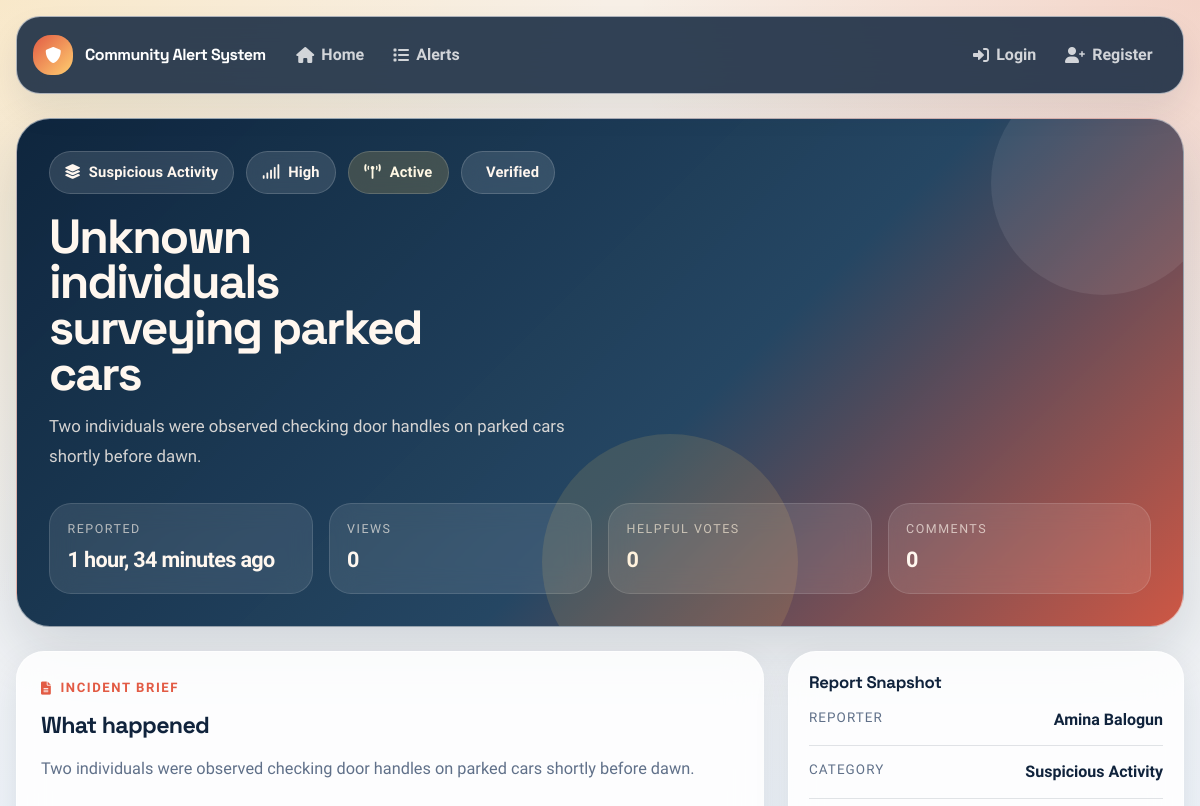
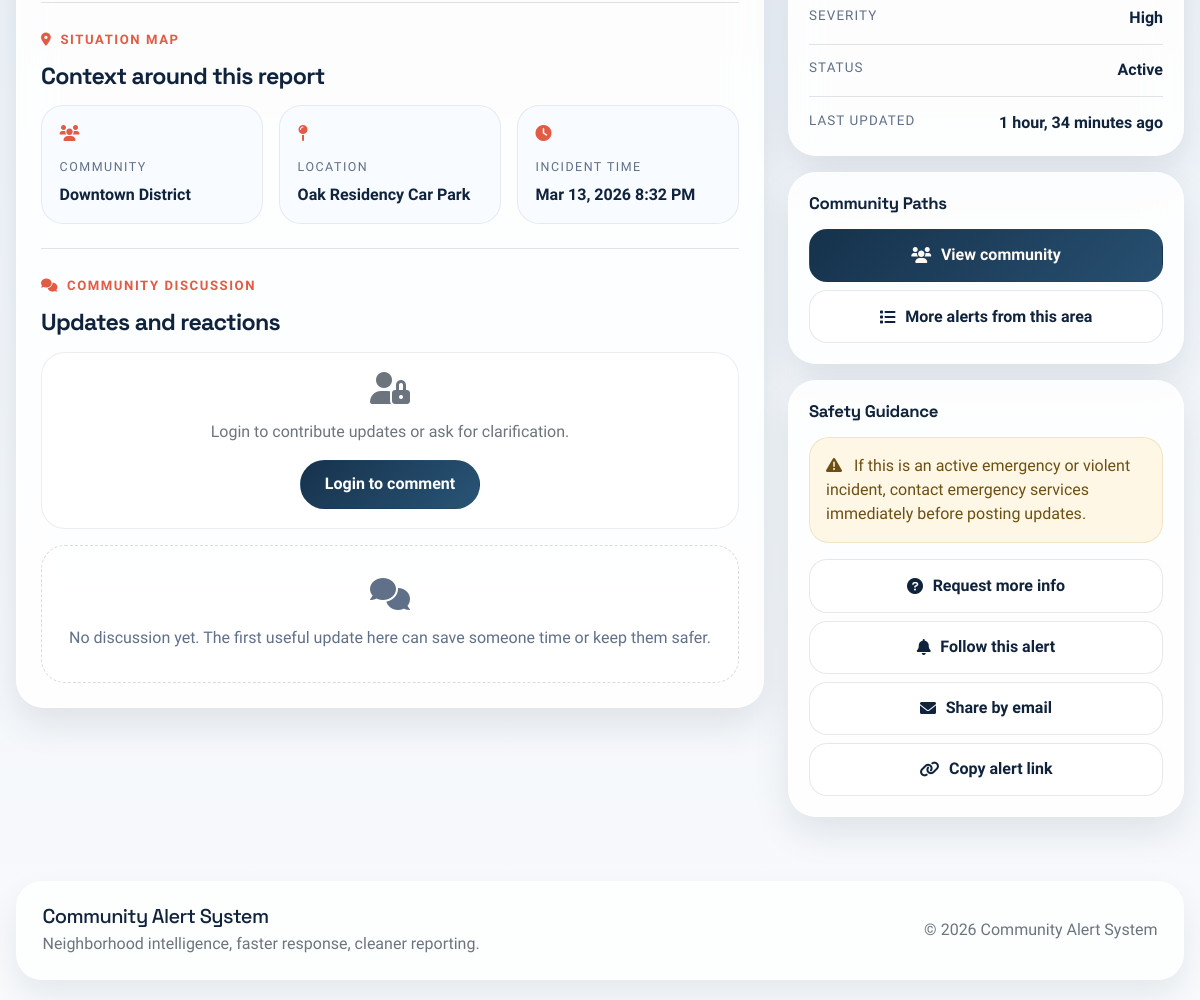
/alerts/6505176e-4b53-4f69-a81f-7c708937683a/, run on the app's committed database (2 pictures, top to bottom).
### community/models.py (models this page shows, shortened)
class Alert(models.Model):
    SEVERITY_CHOICES = [
        ('low', 'Low'),
        ('medium', 'Medium'),
        ('high', 'High'),
        ('critical', 'Critical'),
    ]
    STATUS_CHOICES = [
        ('active', 'Active'),
        ('resolved', 'Resolved'),
        ('false_alarm', 'False Alarm'),
        ('under_review', 'Under Review'),
    ]
    id = models.UUIDField(primary_key=True, default=uuid.uuid4, editable=False)
    title = models.CharField(max_length=200)
    description = models.TextField()
    category = models.ForeignKey(AlertCategory, on_delete=models.CASCADE, related_name='alerts')
    severity = models.CharField(max_length=10, choices=SEVERITY_CHOICES, default='medium')
    status = models.CharField(max_length=15, choices=STATUS_CHOICES, default='active')
    community = models.ForeignKey(Community, on_delete=models.CASCADE, related_name='alerts')
    address = models.CharField(max_length=300, blank=True, help_text="Optional specific address or location description")
    created_by = models.ForeignKey(CustomUser, on_delete=models.CASCADE, related_name='created_alerts')
    updated_by = models.ForeignKey(CustomUser, on_delete=models.CASCADE, related_name='updated_alerts', null=True, blank=True)
    incident_datetime = models.DateTimeField(help_text="When the incident occurred")
    created_at = models.DateTimeField(auto_now_add=True)
    updated_at = models.DateTimeField(auto_now=True)
    resolved_at = models.DateTimeField(null=True, blank=True)
    view_count = models.PositiveIntegerField(default=0)
    upvotes = models.PositiveIntegerField(default=0)
    downvotes = models.PositiveIntegerField(default=0)
    is_public = models.BooleanField(default=True)
    is_verified = models.BooleanField(default=False)  # Verified by moderators
    class Meta:
        ordering = ['-created_at']
        indexes = [
            models.Index(fields=['created_at']),
            models.Index(fields=['severity', 'status']),
            models.Index(fields=['community', 'status']),
        ]

class AlertCategory(models.Model):
    name = models.CharField(max_length=100, unique=True)
    description = models.TextField(blank=True)
    icon = models.CharField(max_length=50, blank=True)  # CSS class or icon name
    color = models.CharField(max_length=7, default='#007bff')  # Hex color
    is_active = models.BooleanField(default=True)
    class Meta:
        verbose_name_plural = "Alert Categories"
        ordering = ['name']

class Community(models.Model):
    id = models.UUIDField(primary_key=True, default=uuid.uuid4, editable=False)
    name = models.CharField(max_length=200, unique=True)
    description = models.TextField(blank=True)
    created_by = models.ForeignKey('CustomUser', on_delete=models.CASCADE, related_name='created_communities')
    created_at = models.DateTimeField(auto_now_add=True)
    is_active = models.BooleanField(default=True)
    class Meta:
        verbose_name_plural = "Communities"
        ordering = ['name']

class CustomUser(AbstractUser):
    ROLE_CHOICES = [
        ('member', 'Community Member'),
        ('moderator', 'Moderator'),
        ('admin', 'Administrator'),
    ]
    email = models.EmailField(unique=True)
    phone_number = models.CharField(max_length=20, blank=True)
    role = models.CharField(max_length=10, choices=ROLE_CHOICES, default='member')
    communities = models.ManyToManyField(Community, related_name='members', blank=True)
    email_verified = models.BooleanField(default=False)
    email_verification_token = models.CharField(max_length=100, blank=True)
    email_notifications = models.BooleanField(default=True)
    push_notifications = models.BooleanField(default=True)
    created_at = models.DateTimeField(auto_now_add=True)
    updated_at = models.DateTimeField(auto_now=True)
    USERNAME_FIELD = 'email'
    REQUIRED_FIELDS = ['username']

### community/views.py (the view)
# urls.py: path('alerts/<uuid:alert_id>/', views.api_alert_detail, name='alert_detail'),
def alert_detail(request, alert_id):
    alert = get_object_or_404(
        Alert.objects.select_related('category', 'community', 'created_by'),
        id=alert_id,
        is_public=True
    )
    Alert.objects.filter(id=alert_id).update(view_count=F('view_count') + 1)
    user_vote = None
    if request.user.is_authenticated:
        try:
            user_vote = AlertVote.objects.get(alert=alert, user=request.user).vote_type
        except AlertVote.DoesNotExist:
            pass
    comments = alert.comments.filter(is_deleted=False, parent=None).select_related('user').order_by('created_at')
    context = {
        'alert': alert,
        'user_vote': user_vote,
        'comments': comments,
    }
    return render(request, 'community/alert_detail.html', context)

### community/templates/community/alert_detail.html (shortened to what this page needs)
{% extends 'base.html' %}
{% block content %}
<div class="detail-shell">
    <section class="detail-hero">
        <div class="d-flex justify-content-between align-items-start gap-3 flex-wrap">
            <div>
                <div class="detail-chip-row">
                    <span class="detail-chip">
                        <i class="fas fa-layer-group"></i>
                        {{ alert.category.name }}
                    </span>
                    <span class="detail-chip">
                        <i class="fas fa-signal"></i>
                        {{ alert.get_severity_display }}
                    </span>
                    <span class="detail-chip is-accent">
                        <i class="fas fa-broadcast-tower"></i>
                        {{ alert.get_status_display }}
                    </span>
                    {% if alert.is_verified %}
                    <span class="detail-chip">
                        Verified
                    </span>
                    {% endif %}
                </div>
                <h1 class="detail-title">{{ alert.title }}</h1>
                <p class="detail-summary">{{ alert.description|striptags|truncatechars:220 }}</p>
            </div>
        </div>
        <div class="detail-stats">
            <div class="detail-stat">
                <span class="detail-stat-label">Reported</span>
                <span class="detail-stat-value">{{ alert.created_at|timesince }} ago</span>
            </div>
            <div class="detail-stat">
                <span class="detail-stat-label">Views</span>
                <span class="detail-stat-value">{{ alert.view_count }}</span>
            </div>
            <div class="detail-stat">
                <span class="detail-stat-label">Helpful votes</span>
                <span class="detail-stat-value">{{ alert.upvotes }}</span>
            </div>
            <div class="detail-stat">
                <span class="detail-stat-label">Comments</span>
                <span class="detail-stat-value">{{ comments.count }}</span>
            </div>
        </div>
    </section>
    <div class="detail-grid">
        <section class="detail-panel">
            <div class="detail-section">
                <span class="section-kicker"><i class="fas fa-file-lines"></i> Incident Brief</span>
                <h2 class="section-title">What happened</h2>
                <div class="section-copy">{{ alert.description|linebreaks }}</div>
            </div>
            <div class="detail-section">
                <span class="section-kicker"><i class="fas fa-location-dot"></i> Situation Map</span>
                <h2 class="section-title">Context around this report</h2>
                <div class="incident-rail">
                    <div class="incident-card">
                        <i class="fas fa-users"></i>
                        <span class="incident-label">Community</span>
                        <p class="incident-value">{{ alert.community.name }}</p>
                    </div>
                    <div class="incident-card">
                        <i class="fas fa-map-pin"></i>
                        <span class="incident-label">Location</span>
                        <p class="incident-value">{{ alert.address|default:"Location shared within community report" }}</p>
                    </div>
                    <div class="incident-card">
                        <i class="fas fa-clock"></i>
                        <span class="incident-label">Incident time</span>
                        <p class="incident-value">{{ alert.incident_datetime|date:"M j, Y g:i A" }}</p>
                    </div>
                </div>
            </div>
            <div class="detail-section">
                <span class="section-kicker"><i class="fas fa-comments"></i> Community Discussion</span>
                <h2 class="section-title">Updates and reactions</h2>
                <div class="comment-shell">
                    {% if user.is_authenticated %}
                    <div class="comment-cta">
                        <h3 class="h6 fw-bold mb-3">Share an update</h3>
                        <form method="post" action="#" id="commentForm">
                            {% csrf_token %}
                            <div class="mb-3">
                                <textarea class="form-control" name="content" rows="4" placeholder="Add useful context, corrections, or current conditions for neighbors." required></textarea>
                                <div class="form-text mt-2">Be specific. Avoid posting personal or identifying information.</div>
                            </div>
                            <div class="d-flex justify-content-between align-items-center gap-3 flex-wrap">
                                <span class="small text-muted">Comment posting UI is ready; backend submission can be wired next.</span>
                                <button type="submit" class="btn btn-primary rounded-pill px-4">
                                    <i class="fas fa-paper-plane me-2"></i>
                                    Post comment
                                </button>
                            </div>
                        </form>
                    </div>
                    {% else %}
                    <div class="comment-cta text-center">
                        <i class="fas fa-user-lock fa-2x text-muted mb-3"></i>
                        <p class="text-muted mb-3">Login to contribute updates or ask for clarification.</p>
                        <a href="{% url 'login' %}" class="btn btn-primary rounded-pill px-4">Login to comment</a>
                    </div>
                    {% endif %}
                    {% for comment in comments %}
                    <article class="comment-card">
                        <div class="comment-meta">
                            <div class="comment-person">
                                <div class="comment-avatar">
                                    <i class="fas fa-user"></i>
                                </div>
                                <div>
                                    <div class="fw-bold">{{ comment.user.get_full_name|default:comment.user.username }}</div>
                                    <div class="small text-muted">{{ comment.created_at|timesince }} ago</div>
                                </div>
                            </div>
                            {% if user.role == 'moderator' or user.role == 'admin' %}
                            <div class="dropdown">
                                <button class="btn btn-sm btn-outline-secondary rounded-pill" data-bs-toggle="dropdown">
                                    <i class="fas fa-ellipsis"></i>
                                </button>
                                <ul class="dropdown-menu dropdown-menu-end shadow border-0">
                                    <li><button class="dropdown-item text-danger" type="button" onclick="showToast('Comment moderation can be wired here.')"><i class="fas fa-trash me-2"></i>Remove comment</button></li>
                                </ul>
                            </div>
                            {% endif %}
                        </div>
                        <div class="section-copy">{{ comment.content|linebreaks }}</div>
                    </article>
                    {% empty %}
                    <div class="comment-empty">
                        <i class="fas fa-comments fa-2x mb-3"></i>
                        <p class="mb-0">No discussion yet. The first useful update here can save someone time or keep them safer.</p>
                    </div>
                    {% endfor %}
                </div>
            </div>
        </section>
        <aside class="detail-sidebar">
            <div class="detail-sidebar-card">
                <h3 class="sidebar-title">Report Snapshot</h3>
                <div class="sidebar-stack">
                    <div class="sidebar-row">
                        <span class="sidebar-label">Reporter</span>
                        <span class="sidebar-value">{{ alert.created_by.get_full_name|default:alert.created_by.username }}</span>
                    </div>
                    <div class="sidebar-row">
                        <span class="sidebar-label">Category</span>
                        <span class="sidebar-value">{{ alert.category.name }}</span>
                    </div>
                    <div class="sidebar-row">
                        <span class="sidebar-label">Severity</span>
                        <span class="sidebar-value">{{ alert.get_severity_display }}</span>
                    </div>
                    <div class="sidebar-row">
                        <span class="sidebar-label">Status</span>
                        <span class="sidebar-value">{{ alert.get_status_display }}</span>
                    </div>
                    {% if alert.updated_at != alert.created_at %}
                    <div class="sidebar-row">
                        <span class="sidebar-label">Last updated</span>
                        <span class="sidebar-value">{{ alert.updated_at|timesince }} ago</span>
                    </div>
                    {% endif %}
                </div>
            </div>
            <div class="detail-sidebar-card">
                <h3 class="sidebar-title">Community Paths</h3>
                <div class="d-grid gap-2">
                    <a href="{% url 'community_detail' alert.community.id %}" class="sidebar-action is-primary">
                        <i class="fas fa-users"></i>
                        View community
                    </a>
                    <a href="{% url 'alert_list' %}?community={{ alert.community.id }}" class="sidebar-action">
                        <i class="fas fa-list"></i>
                        More alerts from this area
                    </a>
                </div>
            </div>
            <div class="detail-sidebar-card">
                <h3 class="sidebar-title">Safety Guidance</h3>
                <div class="sidebar-warning mb-3">
                    <i class="fas fa-triangle-exclamation me-2"></i>
                    If this is an active emergency or violent incident, contact emergency services immediately before posting updates.
                </div>
                <div class="d-grid gap-2">
                    <button type="button" class="sidebar-action" onclick="requestMoreInfo()">
                        <i class="fas fa-circle-question"></i>
                        Request more info
                    </button>
                    <button type="button" class="sidebar-action" onclick="subscribeToUpdates()">
                        <i class="fas fa-bell"></i>
                        Follow this alert
                    </button>
                    <button type="button" class="sidebar-action" onclick="shareViaEmail()">
                        <i class="fas fa-envelope"></i>
                        Share by email
                    </button>
                    <button type="button" class="sidebar-action" onclick="copyAlertLink()">
                        <i class="fas fa-link"></i>
                        Copy alert link
                    </button>
                </div>
            </div>
        </aside>
    </div>
</div>
{% endblock %}

### data on the page
Alert: category.name "Suspicious Activity", severity "High", status "Active", title "Unknown individuals surveying parked cars", description "Two individuals were observed checking door handles on parked cars shortly before dawn.", created_at "1 hour, 34 minutes", view_count "0", upvotes "0", community.name "Downtown District", address "Oak Residency Car Park", incident_datetime "Mar 13, 2026 8:32 PM", created_by.get_full_name "Amina Balogun", updated_at "1 hour, 34 minutes"

### other printed values
{{ comments.count }} "0"
